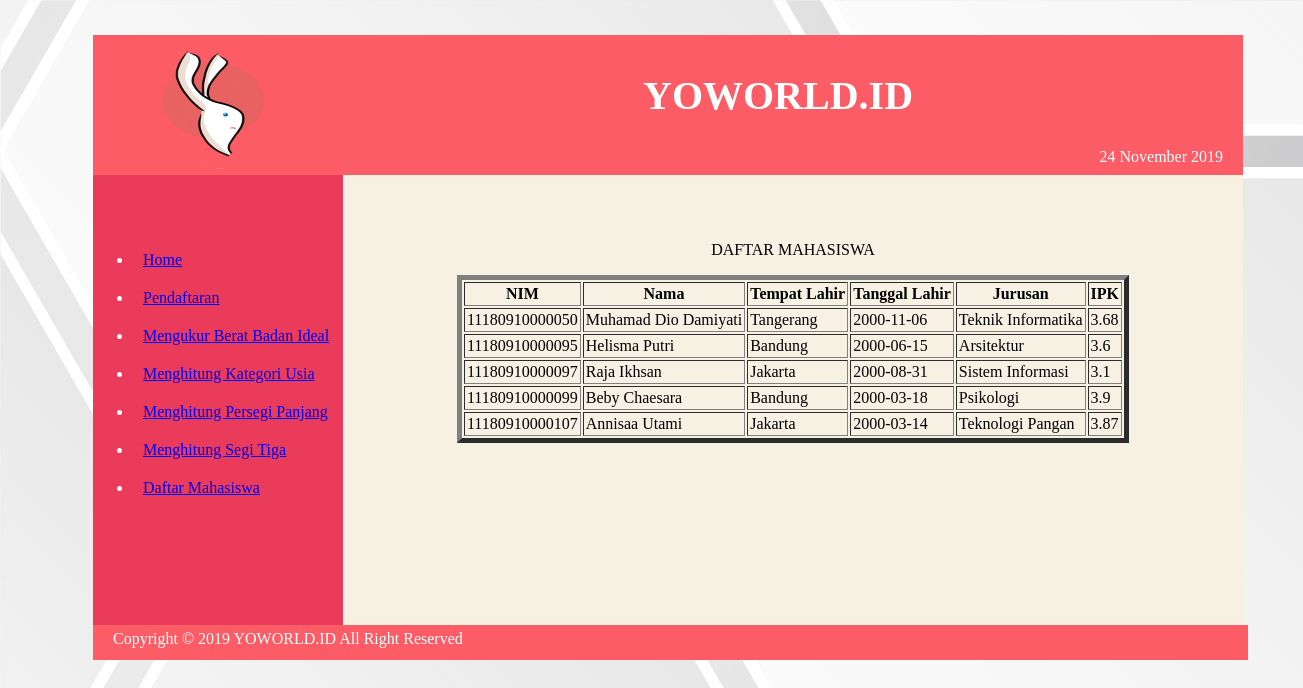
Page /?op=dftrMhs on the committed database.
### tables this page shows
CREATE TABLE `mahasiswa` (
  `nim` varchar(30) NOT NULL,
  `nama` varchar(30) NOT NULL,
  `tempat_lahir` varchar(20) NOT NULL,
  `tanggal_lahir` date NOT NULL,
  `jurusan` varchar(30) NOT NULL,
  `ipk` float NOT NULL
);

### index.php (the view, shortened to what this page needs)
 <!DOCTYPE html>
<html>
<head>
	<body Logo = "image/Logo.png">
    <link rel="stylesheet" type="text/css" href="style/style.css">
</head>
<body background="image/Background.png">
    <div class="wrap">
        <div class="logo">
            <img src="image/Logo.png">
        </div>
        <div class="header">
            <h1><font face="Century Gothic">YOWORLD.ID</font></h1>
            <div class="tanggal">
                <?php
                    echo date('d F Y');
                ?>
            </div>
        </div>
        <div class="sidebar">
            <ul>
                <li><a href="<?php $_SERVER['PHP_SELF']; ?>?op=Home">Home</a></li>
                <li><a href="<?php $_SERVER['PHP_SELF']; ?>?op=pendaftaran">Pendaftaran</a></li>
                <li><a href="<?php $_SERVER['PHP_SELF']; ?>?op=BeratIdeal">Mengukur Berat Badan Ideal</a></li>
                <li><a href="<?php $_SERVER['PHP_SELF']; ?>?op=usia">Menghitung Kategori Usia</a></li>
                <li><a href="<?php $_SERVER['PHP_SELF']; ?>?op=persegiPanjang">Menghitung Persegi Panjang</a></li>
                <li><a href="<?php $_SERVER['PHP_SELF']; ?>?op=segitiga">Menghitung Segi Tiga</a></li>
                <li><a href="<?php $_SERVER['PHP_SELF']; ?>?op=dftrMhs">Daftar Mahasiswa</a></li>
            </ul>
        </div>
        <div class="content"><center>
            <?php
            if (@$_GET['op'] == "Home")
            {
                include "content/Home.php";
            }
            else if (@$_GET['op'] == "pendaftaran")
            {
                include "content/Pendaftaran.php";
            }
            else if (@$_GET['op'] == "BeratIdeal")
            {
                include "content/BeratBadan.php";
            }
            else if (@$_GET['op'] == "usia")
            {
                include "content/usia.php";
            }
            else if (@$_GET['op'] == "persegiPanjang")
            {
                include "content/PersegiPanjang.php";
            }
            else if (@$_GET['op'] == "segitiga")
            {
                include "content/Segitiga.php";
            }
            else if (@$_GET['op'] == "dftrMhs")
            {
            ?>
            <?php
                $servername = "localhost";
                $username = "root";
                $password = "";
                $dbname = "universitas";
                $connection = mysqli_connect($servername, $username, $password, $dbname);
                $query = mysqli_query($connection,"SELECT * FROM mahasiswa");
                ?>
                <form action="" method="post">
					<p>DAFTAR MAHASISWA</p>
                    <table border="5" cellpadding="2" cellspacing="2">
                        <tr>
                            <th>NIM </th>
                            <th>Nama </th>
                            <th>Tempat Lahir </th>
                            <th>Tanggal Lahir </th>
                            <th>Jurusan </th>
                            <th>IPK </th>
                        </tr>
                        <?php if(mysqli_num_rows($query)>0){ ?>
                        <?php
                            $no = 1;
                            while($data = mysqli_fetch_array($query)){
                        ?>
                        <tr>
                            <td><?php echo $data["nim"];?></td>
                            <td><?php echo $data["nama"];?></td>
                            <td><?php echo $data["tempat_lahir"];?></td>
                            <td><?php echo $data["tanggal_lahir"];?></td>
                            <td><?php echo $data["jurusan"];?></td>
                            <td><?php echo $data["ipk"];?></td>
                        </tr>
                        <?php $no++; } ?>
                        <?php } ?>
                    </table>
                </form>
            <?php
            }
            ?>
        </center></div>
        <div class="footer">
            Copyright © 2019 YOWORLD.ID All Right Reserved
        </div>
    </div>
</body>
</html>

### style/style.css (style rules this page uses)
.wrap { width: 1200px; margin: 35px 85px; }
.wrap .logo { background : #fc5c65; height: 140px; width: 250px; float: left; }
.wrap .header { background : #fc5c65; height: 140px; width: 900px; float: left; }
.tanggal { color: white; text-align: right; padding-right: 20px; }
.wrap .sidebar { color: white; background : #eb3b5a; padding-top: 50px; height: 400px; width: 250px; float: left; }
.wrap .sidebar ul li { color: white; padding: 10px; }
.wrap .content { background : #f7f1e3; padding-top: 50px; height: 400px; width: 900px; float: left; overflow-y:auto; overflow-x:scroll; }
.wrap .footer { background : #fc5c65; color: white; padding-left: 20px; padding-top: 5px; height: 30px; width: 1135px; float: left; }
img { height: 150px; width: 200px; padding-left: 20px; }
h1 { padding-left: 300px; font-size: 40px; padding-top: 10px; color: white; font-family: monospace; }

### rows in the picture
mahasiswa: nim "11180910000050", nama "Muhamad Dio Damiyati", tempat_lahir "Tangerang", tanggal_lahir "2000-11-06", jurusan "Teknik Informatika", ipk "3.68"
mahasiswa: nim "11180910000095", nama "Helisma Putri", tempat_lahir "Bandung", tanggal_lahir "2000-06-15", jurusan "Arsitektur", ipk "3.6"
mahasiswa: nim "11180910000097", nama "Raja Ikhsan", tempat_lahir "Jakarta", tanggal_lahir "2000-08-31", jurusan "Sistem Informasi", ipk "3.1"
mahasiswa: nim "11180910000099", nama "Beby Chaesara", tempat_lahir "Bandung", tanggal_lahir "2000-03-18", jurusan "Psikologi", ipk "3.9"
mahasiswa: nim "11180910000107", nama "Annisaa Utami", tempat_lahir "Jakarta", tanggal_lahir "2000-03-14", jurusan "Teknologi Pangan", ipk "3.87"
